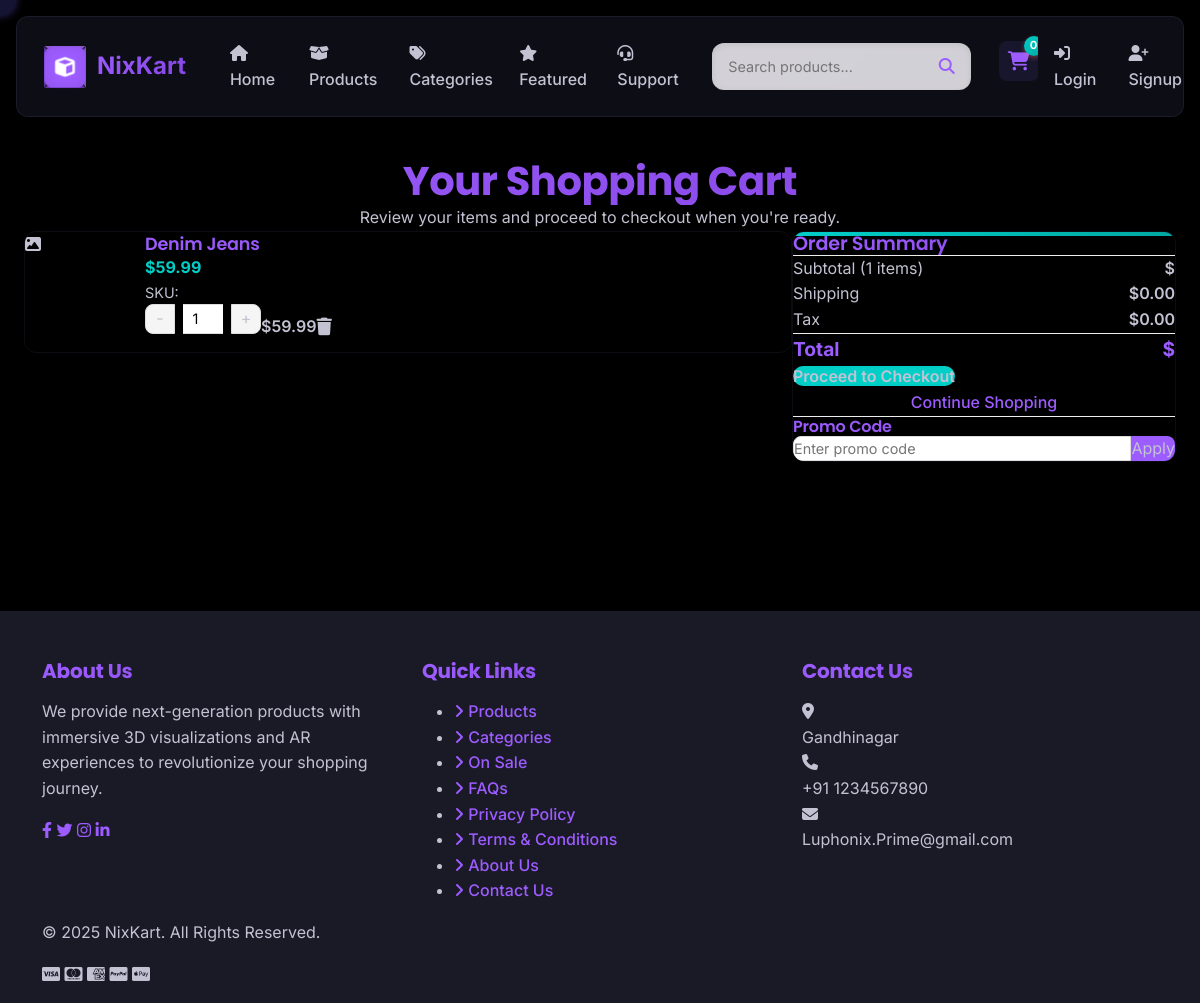
Before: /cart/ with the older database file.
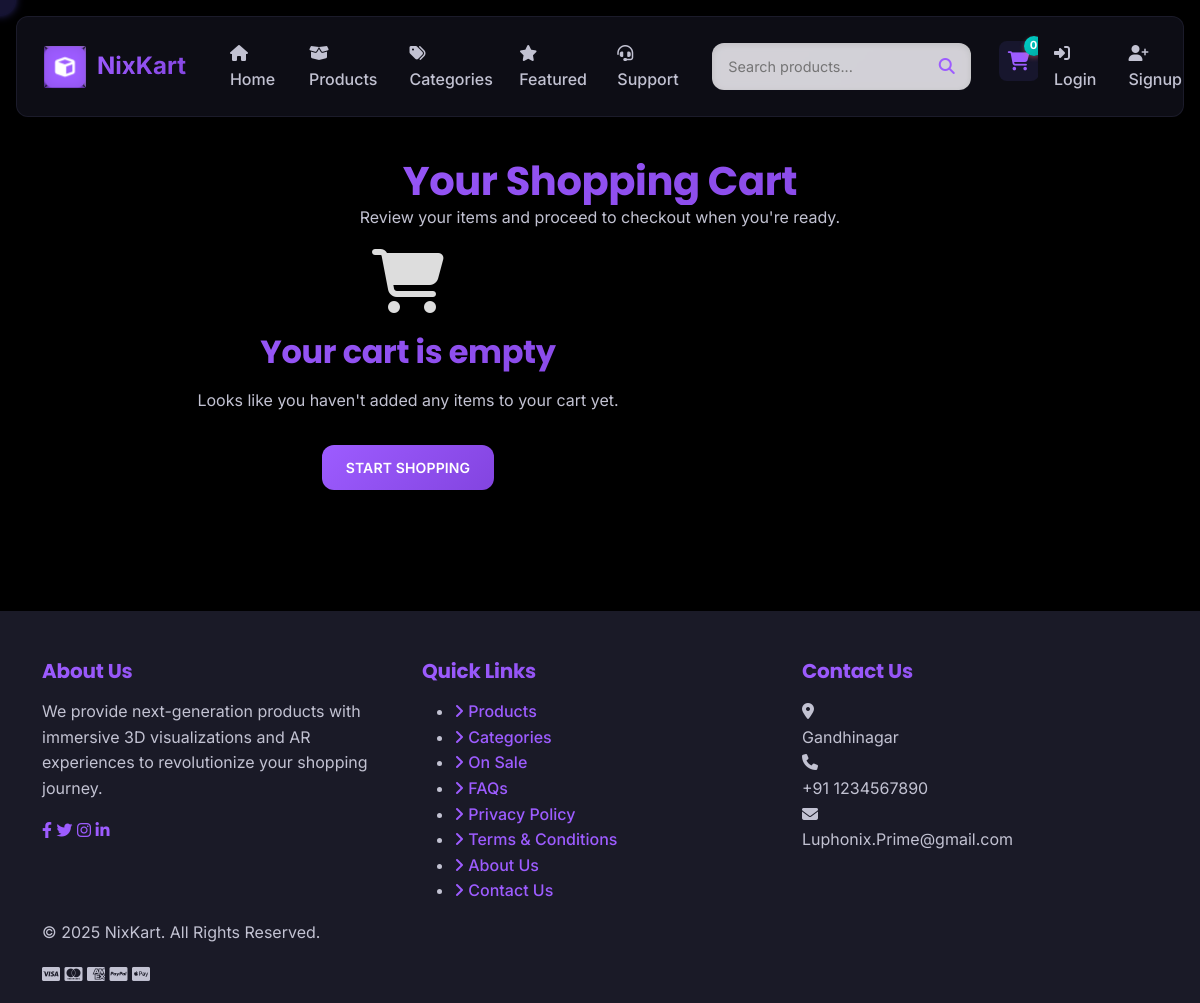
After: the same page with the newer database file.
### store/models.py (models this page shows, shortened)
class CartItem(models.Model):
    cart = models.ForeignKey(Cart, related_name='items', on_delete=models.CASCADE)
    product = models.ForeignKey(Product, on_delete=models.CASCADE)
    quantity = models.PositiveIntegerField(default=1)
    created_at = models.DateTimeField(auto_now_add=True)
    updated_at = models.DateTimeField(auto_now=True)
    def subtotal(self):
        return self.product.price * self.quantity

class Product(models.Model):
    category = models.ForeignKey(Category, related_name='products', on_delete=models.CASCADE)
    name = models.CharField(max_length=200)
    slug = models.SlugField(unique=True, blank=True)
    description = models.TextField()
    price = models.DecimalField(max_digits=10, decimal_places=2)
    stock = models.PositiveIntegerField(default=0)
    image = models.ImageField(upload_to='products/', blank=True, null=True)
    model_3d = models.FileField(upload_to='products/3d_models/', blank=True, null=True)
    is_featured = models.BooleanField(default=False)
    created_at = models.DateTimeField(auto_now_add=True)
    updated_at = models.DateTimeField(auto_now=True)
    class Meta:
        ordering = ['-created_at']

### store/views.py (the view)
# urls.py: path('cart/', views.cart_view, name='cart'),
def cart_view(request):
    cart = get_or_create_cart(request)
    cart_items = cart.items.all()
    context = {
        'cart': cart,
        'cart_items': cart_items,
    }
    return render(request, 'store/cart.html', context)

### store/context_processors.py (called while the page is built)
def cart_count(request):
    count = 0
    if request.user.is_authenticated:
        try:
            cart = Cart.objects.get(user=request.user)
            count = cart.items.count()
        except Cart.DoesNotExist:
            pass
    else:
        session_id = request.session.session_key
        if session_id:
            try:
                cart = Cart.objects.get(session_id=session_id)
                count = cart.items.count()
            except Cart.DoesNotExist:
                pass
    return {'cart_count': count}

### store/views.py (called while the page is built)
def get_or_create_cart(request):
    if request.user.is_authenticated:
        cart, created = Cart.objects.get_or_create(user=request.user)
    else:
        session_id = request.session.session_key
        if not session_id:
            request.session.create()
            session_id = request.session.session_key
        cart, created = Cart.objects.get_or_create(session_id=session_id)
    return cart

### templates/store/cart.html (shortened to what the changed rows need)
{% extends 'base.html' %}
{% block content %}
<div class="cart-container">
    <div class="cart-header slide-up">
        <h1 class="cart-title page-title">Your Shopping Cart</h1>
    </div>
    <div class="cart-content">
        {% if cart_items %}
            <div class="cart-items slide-in-left">
                {% for item in cart_items %}
                    <div class="cart-item" data-cart-item-id="{{ item.id }}">
                        <div class="cart-item-img">
                            {% if item.product.image %}
                                <img src="{{ item.product.image.url }}" alt="{{ item.product.name }}" class="cart-item-img">
                            {% else %}
                                <div class="cart-item-img placeholder-img">
                                    <i class="fas fa-image"></i>
                                </div>
                            {% endif %}
                        </div>
                        <div class="cart-item-info">
                            <h3 class="cart-item-name">{{ item.product.name }}</h3>
                            <div class="cart-item-price">${{ item.product.price }}</div>
                            <div class="cart-item-details">
                                SKU: {{ item.product.sku }}
                            </div>
                            <div class="cart-item-actions">
                                <div class="quantity-control">
                                    <div class="quantity-btn minus-btn">-</div>
                                    <input type="number" min="1" value="{{ item.quantity }}" class="quantity-input" data-cart-item-id="{{ item.id }}">
                                    <div class="quantity-btn plus-btn">+</div>
                                </div>
                                <div class="cart-item-subtotal item-subtotal">${{ item.subtotal }}</div>
                                <button class="remove-from-cart-btn" data-cart-item-id="{{ item.id }}">
                                    <i class="fas fa-trash"></i>
                                </button>
                            </div>
                        </div>
                    </div>
                {% endfor %}
            </div>
            <div class="cart-summary slide-in-right">
                <h2 class="summary-title">Order Summary</h2>
                <div class="summary-item">
                    <div class="summary-label">Subtotal ({{ cart_items|length }} items)</div>
                    <div class="summary-value" id="cart-subtotal">${{ cart_subtotal }}</div>
                </div>
                <div class="summary-item">
                    <div class="summary-label">Shipping</div>
                    <div class="summary-value">${{ shipping_cost|default:"0.00" }}</div>
                </div>
                <div class="summary-item">
                    <div class="summary-label">Tax</div>
                    <div class="summary-value">${{ tax_amount|default:"0.00" }}</div>
                </div>
                <div class="cart-total">
                    <div>Total</div>
                    <div id="cart-total">${{ cart_total }}</div>
                </div>
                <a href="{% url 'checkout' %}" class="checkout-btn">
                    Proceed to Checkout
                </a>
                <a href="{% url 'product_list' %}" class="continue-shopping">
                    Continue Shopping
                </a>
                <div class="promo-code">
                    <h3 class="promo-code-title">Promo Code</h3>
                    {% if applied_coupon %}
                        <div class="applied-promo">
                            <span class="promo-label">{{ applied_coupon.code }} ({{ applied_coupon.discount_percent }}% off)</span>
                            <button class="remove-promo" data-coupon-id="{{ applied_coupon.id }}">Remove</button>
                        </div>
                    {% else %}
                        <form action="{% url 'apply_coupon' %}" method="POST" class="promo-code-form" id="promo-form">
                            <input type="text" name="code" placeholder="Enter promo code" class="promo-code-input">
                            <button type="submit" class="apply-promo-btn">Apply</button>
                        </form>
                    {% endif %}
                </div>
            </div>
        {% else %}
            <div class="empty-cart fade-in">
                <div class="empty-cart-icon">
                    <i class="fas fa-shopping-cart"></i>
                </div>
                <h2>Your cart is empty</h2>
                <p>Looks like you haven't added any items to your cart yet.</p>
                <a href="{% url 'product_list' %}" class="btn btn-primary mt-3">Start Shopping</a>
            </div>
        {% endif %}
    </div>
</div>
{% endblock %}

Changed rows visible on the page:
removed CartItem: product.name "Denim Jeans", product.price "59.99", quantity "1", subtotal "59.99"
Other visible differences:
{{ cart_items|length }}: "1" → (not shown)
{{ shipping_cost|default:"0.00" }}: "0.00" → (not shown)
{{ tax_amount|default:"0.00" }}: "0.00" → (not shown)
text no longer shown: "Order Summary Subtotal ( items) $ Shipping $ Tax $ Total $ Proceed to Checkout Continue Shopping Promo Code Apply"
text now shown: "Your cart is empty Looks like you haven't added any items to your cart yet. START SHOPPING"
